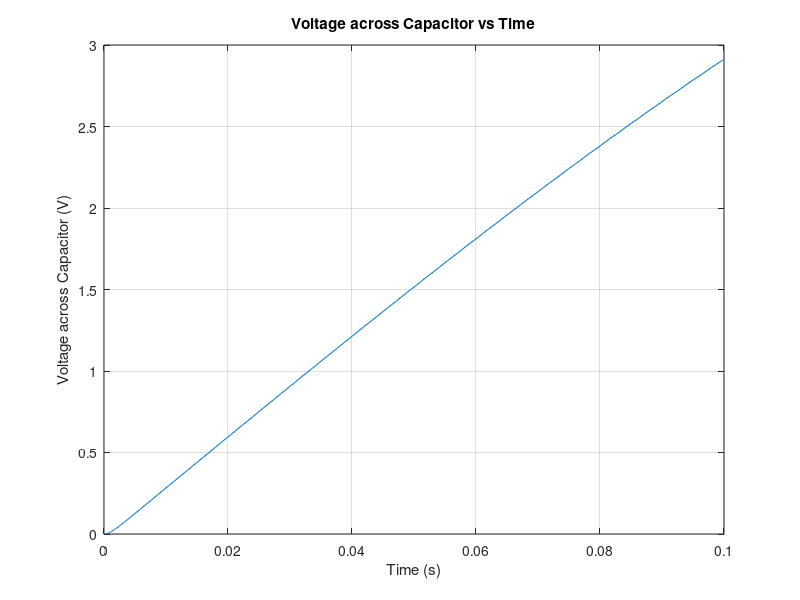

This chart was generated by the following MATLAB code:
% Define system parameters
R = 1000; % 1 kohm
C = 1e-6; % 1 µF
Vin = @(t) 5 * sin(2*pi*t); % Input voltage function: 5*sin(2*pi*t)

% Solve the differential equation
tspan = [0 0.1]; % Time span for simulation
initial_voltage = 0; % Initial voltage across the capacitor
[t, Vout] = ode45(@(t, V) (1/(R*C)) * (Vin(t) - V), tspan, initial_voltage);

% Plot Voltage over time
plot(t, Vout);
xlabel('Time (s)');
ylabel('Voltage across Capacitor (V)');
title('Voltage across Capacitor vs Time');
grid on;
